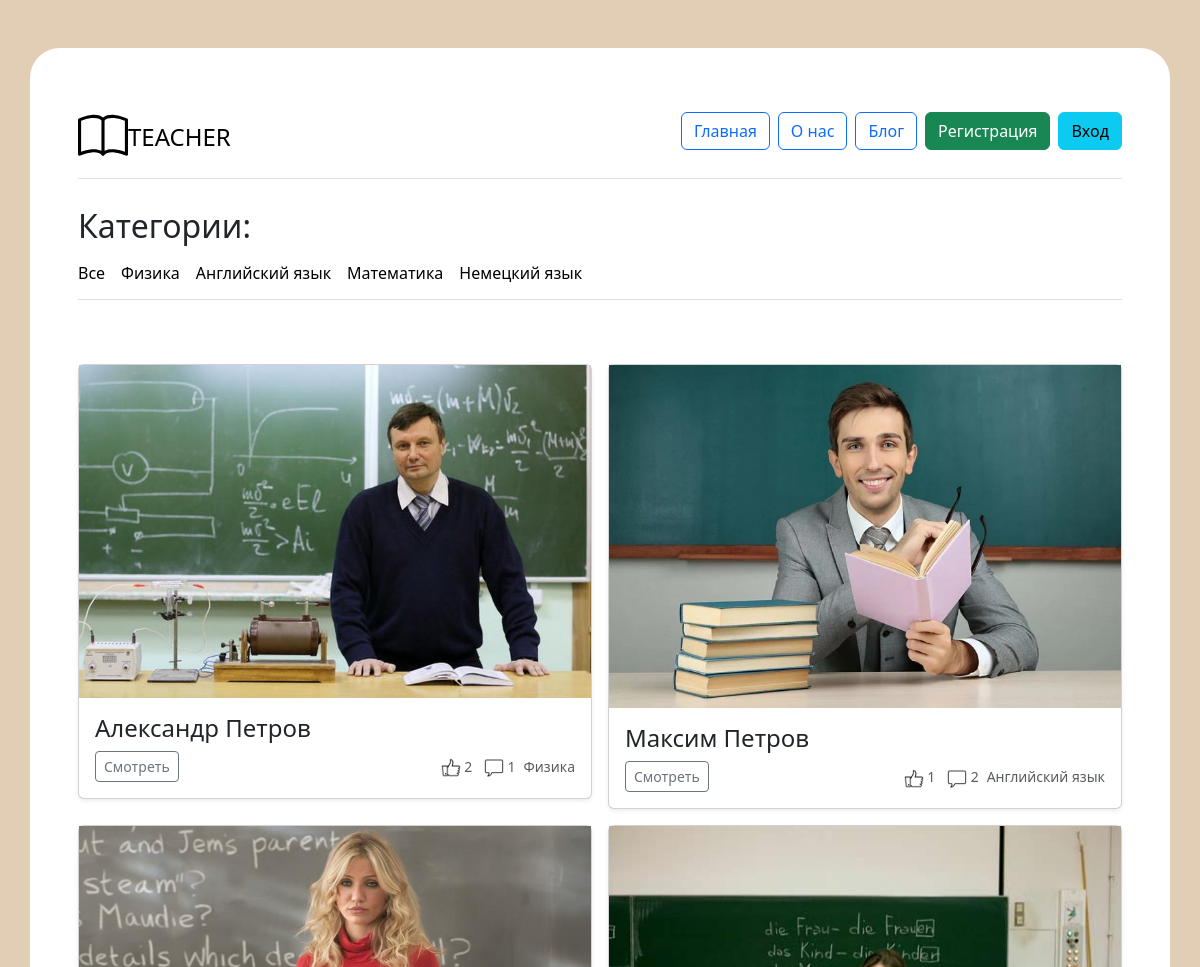
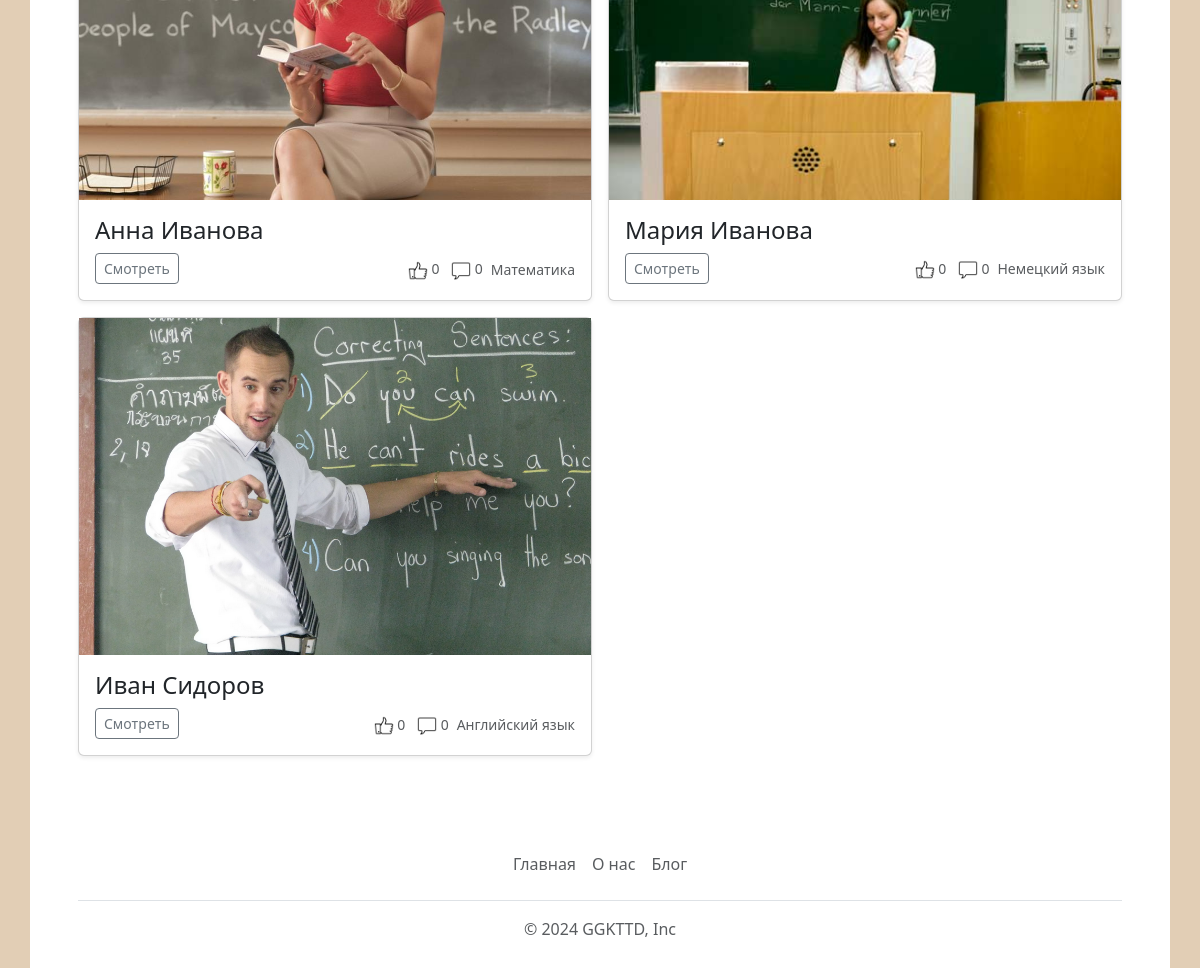
Before: / with the older database file (2 pictures, top to bottom).
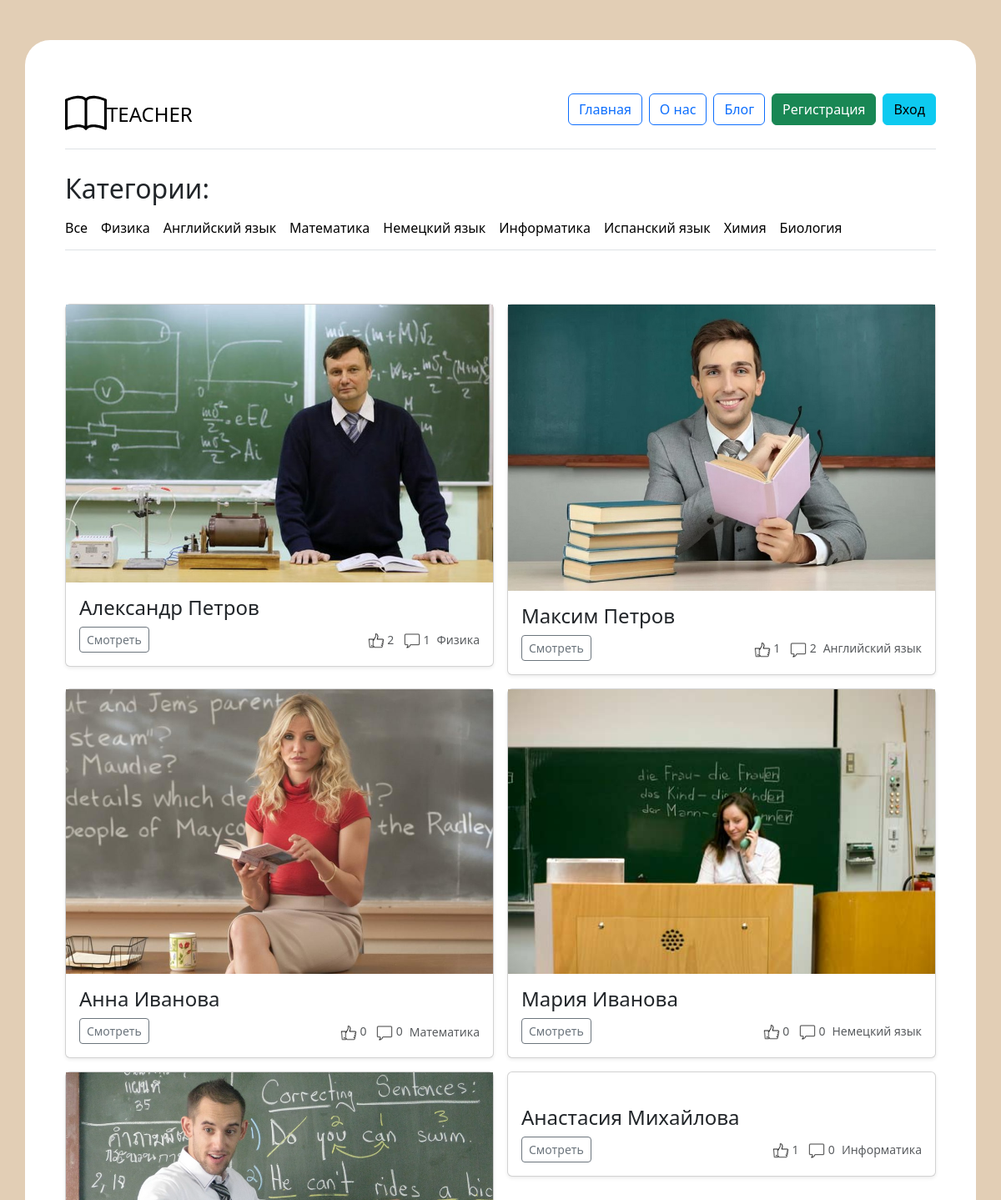
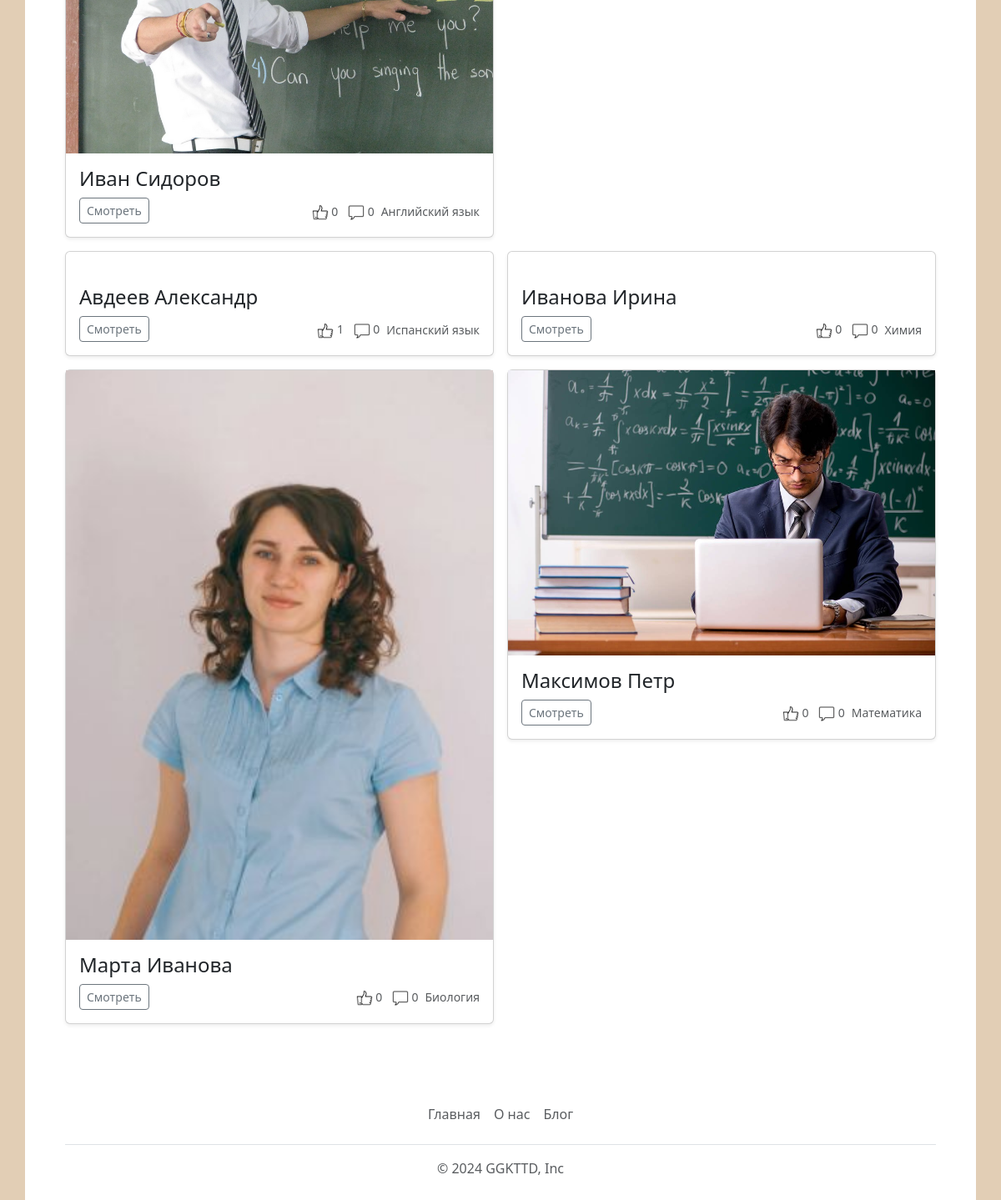
After: the same page with the newer database file (2 pictures, top to bottom).
### app.py (models this page shows, shortened)
class Teachers(db.Model):
    id = db.Column(db.Integer,primary_key=True)
    desciption = db.Column(db.Text)
    price = db.Column(db.Integer)
    subject = db.Column(db.String(100))
    image_name = db.Column(db.String(100))
    city = db.Column(db.String(100))
    id_user = db.Column(db.Integer, db.ForeignKey('users.id'))
    status = db.Column(db.Integer, default=0)

class Users(db.Model):
    id = db.Column(db.Integer,primary_key=True)
    name = db.Column(db.String(100))
    surname = db.Column(db.String(100))
    email = db.Column(db.String(100), unique=True)
    password = db.Column(db.String(100), unique=True)
    root = db.Column(db.Integer, default=0)
    likes = db.Column(db.Integer, default=0)

### app.py (the view, shortened to what this page needs)
@app.route('/', methods=['GET', 'POST'])
def index():
    teachers = Teachers.query.all()
    comments_count = []
    for el in teachers:
        comments_count.append(Comments.query.filter_by(id_article=el.id).count())
    users_ids = []
    for teacher in teachers:
        users_ids.append(teacher.id_user)
    users_list = []
    for id in users_ids:
        users_list.append(Users.query.get(id))
    if request.method == 'GET':
        subject = request.args.get('subject')
        if subject:
            subject= subject.capitalize()
            subject = "%{}%".format(subject)
            teachers = Teachers.query.filter(Teachers.subject.like(subject)).all()
            users_ids = []
            for teacher in teachers:
                users_ids.append(teacher.id_user)
            users_list = []
            for id in users_ids:
                users_list.append(Users.query.get(id))
            comments_count = []
            for el in teachers:
                comments_count.append(Comments.query.filter_by(id_article=el.id).count())
            return render_template("index.html",zip=zip,teachers=teachers,users_list=users_list,comments_count=comments_count)
        else:
            return render_template("index.html",zip=zip,teachers=teachers,users_list=users_list,comments_count=comments_count)
    return render_template("index.html",zip=zip,teachers=teachers,users_list=users_list,comments_count=comments_count)

### app.py (called while the page is built)
@app.context_processor
def inject_user():
    return dict(
    subjects=db.session.query(Teachers.subject).distinct().all(),
    articles_category=db.session.query(Articles.category).distinct().all(),
    )

@app.context_processor
def inject_user():
    def get_user_name():
        if 'name' in session:
            return Users.query.filter_by(email=session['name']).first()
    return dict(active_user=get_user_name())

### templates/index.html (shortened to what this page needs)
{% extends 'base.html' %}
{% block main %}
<div class="nav-scroller py-1 mb-3 border-bottom">
    <h2>Категории:</h2>
    <nav class="nav nav-underline">
        <a class="nav-item nav-link link-body-emphasis " href="/">Все</a>
        {%for subject in subjects%}
        <a class="nav-item nav-link link-body-emphasis" href="/?subject={{subject.subject}}">{{subject.subject}}</a>
        {%endfor%}
    </nav>
</div>
<main>
    <div class="album py-5">
        <div class="row row-cols-sm-2 g-3">
            {%for teacher,user,comments in zip(teachers,users_list,comments_count)%}
            <div class="col">
                <div class="card shadow-sm">
                    <a href="/teacher/{{teacher.id}}"><img src="../static/img/upload/{{teacher.image_name}}" class="img-fluid" width="100%" height="" alt=""></a>
                    <div class="card-body">
                        <h4>{{user.name}} {{user.surname}}</h4>
                        <div class="d-flex justify-content-between align-items-center">
                            <div class="btn-group">
                                <a href="/teacher/{{teacher.id}}" class="btn btn-sm btn-outline-secondary">Смотреть</a>
                            </div>
                            <div class="d-flex justify-content-between align-items-center">
                                <div>
                                    <small class="text-body-secondary"><img src="../static/img/like.png" alt="like" class="" width="20"> {{user.likes}} </small>
                                    <small class="text-body-secondary mx-2"><img src="../static/img/comment.png" alt="comment" class="" width="20"> {{comments}}</small>
                                </div>
                                <div>
                                    <small class="text-body-secondary">{{teacher.subject}}</small>
                                </div>
                            </div>
                        </div>
                    </div>
                </div>
            </div>
            {%endfor%}
        </div>
    </div>
</main>
{% endblock %}

### templates/base.html (shortened to what this page needs)
<!DOCTYPE html>
<html lang="en">
<head>
    <link href="https://cdn.jsdelivr.net/npm/bootstrap@5.3.3/dist/css/bootstrap.min.css" rel="stylesheet"
>
    <link rel="stylesheet" href="../static/css/style.css">
    </head>
<body>
    <div class="container p-5 wrapper my-5">
        <header class="d-flex flex-wrap justify-content-center py-3 mb-4 border-bottom ">
            <a href="/"
                class="d-flex align-items-center mb-3 mb-md-0 me-md-auto link-body-emphasis text-decoration-none">
                <span class="fs-4">TEACHER</span>
            </a>
            <ul class="nav nav-pills">
                <li class="nav-item"><a href="/" class="btn btn-outline-primary " aria-current="page">Главная</a></li>
                <li class="nav-item"><a href="/about" class="btn btn-outline-primary mx-2">О нас</a></li>
                <li class="nav-item"><a href="/blog" class="btn btn-outline-primary">Блог</a></li>
                {%if 'name' in session and active_user %}
                <li class="nav-item"><a href="/profile" class="btn btn-primary mx-2">Профиль</a></li>
                <li class="nav-item"><a href="/logout" class="btn btn-danger ">Выйти</a></li>
                {% else %}
                <li class="nav-item"><a href="/reg" class="btn btn-success mx-2">Регистрация</a></li>
                <li class="nav-item"><a href="/login" class="btn btn-info ">Вход</a></li>
                {%endif%}
            </ul>
        </header>
        {% block main %} {% endblock %}
        <footer class="py-3 my-4">
            <ul class="nav justify-content-center border-bottom pb-3 mb-3">
                <li class="nav-item"><a href="/" class="nav-link px-2 text-body-secondary">Главная</a></li>
                <li class="nav-item"><a href="/about" class="nav-link px-2 text-body-secondary">О нас</a></li>
                <li class="nav-item"><a href="/blog" class="nav-link px-2 text-body-secondary">Блог</a></li>
            </ul>
            <p class="text-center text-body-secondary">© 2024 GGKTTD, Inc</p>
        </footer>
    </div>
</body>
</html>

### static/css/style.css (style rules this page uses)
body { background-color: #e2ceb5; }
.wrapper { background-color: #ffff; border-radius: 30px; }

Changed rows visible on the page:
added Teachers: name "Анастасия", surname "Михайлова", likes "1", status "0", subject "Информатика"
added Teachers: name "Авдеев", surname "Александр", likes "1", status "0", subject "Испанский язык"
added Teachers: name "Иванова", surname "Ирина", likes "0", status "0", subject "Химия"
added Teachers: image_name (picture), name "Марта", surname "Иванова", likes "0", status "0", subject "Биология"
added Teachers: image_name (picture), name "Максимов", surname "Петр", likes "0", status "0", subject "Математика"
Other visible differences:
new list line: "Информатика"
new list line: "Испанский язык"
new list line: "Химия"
new list line: "Биология"
